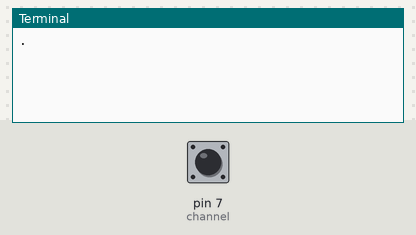
The program below on a simulated Raspberry Pi (header pin numbers). Shown: the last lines printed to the terminal. Inputs (shaded band) come from the test bench; at power-on: pin 7 (channel) LOW.

Above: at 1.2 s.
1.3 s: pin 7 (channel) pulled HIGH for 0.15 s
At 1.9 s:
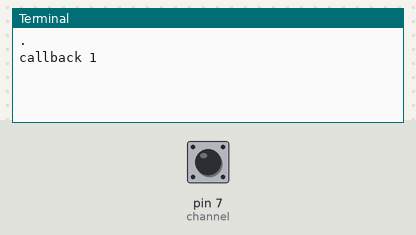
2.9 s: pin 7 (channel) pulled HIGH for 1 s
5.4 s: pin 7 (channel) pulled HIGH for 0.15 s
At 5.7 s:
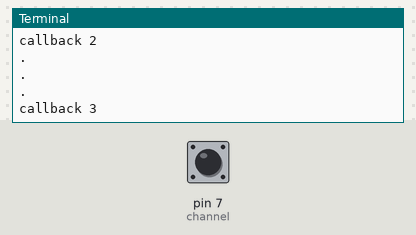

Measured:
- after the input at 1.3 s, the terminal: prints a new line at once (image 1)
- after the input at 5.4 s, the terminal: prints a new line at once (image 2)

The program:

count_button.py
```python
#!/usr/bin/env python3
#-- coding: utf-8 --

import RPi.GPIO as GPIO #Importe la bibliothèque pour contrôler les GPIOs
import time

GPIO.setmode(GPIO.BOARD) #Définit le mode de numérotation (Board)
GPIO.setwarnings(False) #On désactive les messages d'alerte

channel = 7

GPIO.setup(channel, GPIO.IN, pull_up_down=GPIO.PUD_DOWN)

count = 0
def my_callback(chan):
    global count
    count += 1
    print('callback '+str(count))

GPIO.add_event_detect(channel, GPIO.RISING, callback=my_callback, bouncetime=200)

# OR (same but in two line):
#GPIO.add_event_detect(channel, GPIO.RISING, bouncetime=200)
#GPIO.add_event_callback(channel, my_callback)

while True:
    time.sleep(1)
    print('.')
```
